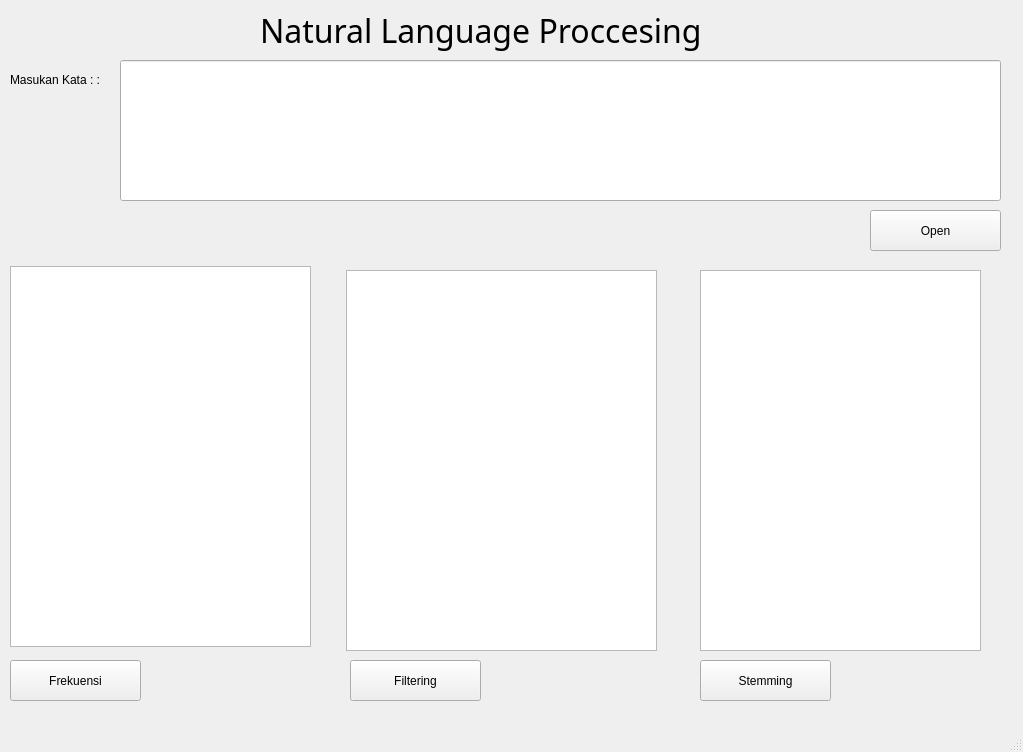
<?xml version="1.0" encoding="UTF-8"?>
<ui version="4.0">
 <class>MainWindow</class>
 <widget class="QMainWindow" name="MainWindow">
  <property name="geometry">
   <rect>
    <x>0</x>
    <y>0</y>
    <width>1023</width>
    <height>752</height>
   </rect>
  </property>
  <property name="windowTitle">
   <string>MainWindow</string>
  </property>
  <widget class="QWidget" name="centralwidget">
   <widget class="QLineEdit" name="lineEdit">
    <property name="geometry">
     <rect>
      <x>120</x>
      <y>60</y>
      <width>881</width>
      <height>141</height>
     </rect>
    </property>
   </widget>
   <widget class="QLabel" name="label_2">
    <property name="geometry">
     <rect>
      <x>10</x>
      <y>70</y>
      <width>111</width>
      <height>19</height>
     </rect>
    </property>
    <property name="text">
     <string>Masukan Kata : :</string>
    </property>
   </widget>
   <widget class="QPushButton" name="Frekuensi">
    <property name="geometry">
     <rect>
      <x>10</x>
      <y>660</y>
      <width>131</width>
      <height>41</height>
     </rect>
    </property>
    <property name="inputMethodHints">
     <set>Qt::ImhMultiLine</set>
    </property>
    <property name="text">
     <string>Frekuensi</string>
    </property>
   </widget>
   <widget class="QLabel" name="label">
    <property name="geometry">
     <rect>
      <x>260</x>
      <y>10</y>
      <width>561</width>
      <height>41</height>
     </rect>
    </property>
    <property name="font">
     <font>
      <family>8514oem</family>
      <pointsize>24</pointsize>
     </font>
    </property>
    <property name="text">
     <string>Natural Language Proccesing</string>
    </property>
   </widget>
   <widget class="QTextEdit" name="Frekuensi_2">
    <property name="geometry">
     <rect>
      <x>10</x>
      <y>266</y>
      <width>301</width>
      <height>381</height>
     </rect>
    </property>
    <property name="inputMethodHints">
     <set>Qt::ImhMultiLine</set>
    </property>
    <property name="lineWidth">
     <number>1</number>
    </property>
   </widget>
   <widget class="QTextEdit" name="Filtering_2">
    <property name="geometry">
     <rect>
      <x>346</x>
      <y>270</y>
      <width>311</width>
      <height>381</height>
     </rect>
    </property>
   </widget>
   <widget class="QTextEdit" name="Steamming">
    <property name="geometry">
     <rect>
      <x>700</x>
      <y>270</y>
      <width>281</width>
      <height>381</height>
     </rect>
    </property>
   </widget>
   <widget class="QPushButton" name="Filtering">
    <property name="geometry">
     <rect>
      <x>350</x>
      <y>660</y>
      <width>131</width>
      <height>41</height>
     </rect>
    </property>
    <property name="text">
     <string>Filtering</string>
    </property>
   </widget>
   <widget class="QPushButton" name="Stemming">
    <property name="geometry">
     <rect>
      <x>700</x>
      <y>660</y>
      <width>131</width>
      <height>41</height>
     </rect>
    </property>
    <property name="text">
     <string>Stemming</string>
    </property>
   </widget>
   <widget class="QPushButton" name="Stemming_2">
    <property name="geometry">
     <rect>
      <x>870</x>
      <y>210</y>
      <width>131</width>
      <height>41</height>
     </rect>
    </property>
    <property name="text">
     <string>Open</string>
    </property>
   </widget>
  </widget>
  <widget class="QStatusBar" name="statusbar"/>
 </widget>
 <resources/>
 <connections/>
</ui>
